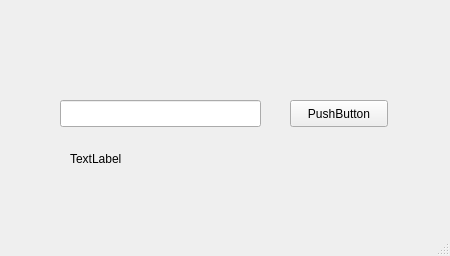
<?xml version="1.0" encoding="UTF-8"?>
<ui version="4.0">
 <class>MainWindow</class>
 <widget class="QMainWindow" name="MainWindow">
  <property name="geometry">
   <rect>
    <x>0</x>
    <y>0</y>
    <width>450</width>
    <height>256</height>
   </rect>
  </property>
  <property name="windowTitle">
   <string>MainWindow</string>
  </property>
  <widget class="QWidget" name="centralwidget">
   <widget class="QPushButton" name="pushButton">
    <property name="geometry">
     <rect>
      <x>290</x>
      <y>100</y>
      <width>98</width>
      <height>27</height>
     </rect>
    </property>
    <property name="text">
     <string>PushButton</string>
    </property>
   </widget>
   <widget class="QLabel" name="label">
    <property name="geometry">
     <rect>
      <x>70</x>
      <y>150</y>
      <width>66</width>
      <height>17</height>
     </rect>
    </property>
    <property name="text">
     <string>TextLabel</string>
    </property>
   </widget>
   <widget class="QLineEdit" name="lineEdit">
    <property name="geometry">
     <rect>
      <x>60</x>
      <y>100</y>
      <width>201</width>
      <height>27</height>
     </rect>
    </property>
   </widget>
  </widget>
  <widget class="QMenuBar" name="menubar">
   <property name="geometry">
    <rect>
     <x>0</x>
     <y>0</y>
     <width>450</width>
     <height>25</height>
    </rect>
   </property>
  </widget>
  <widget class="QStatusBar" name="statusbar"/>
 </widget>
 <resources/>
 <connections/>
</ui>
